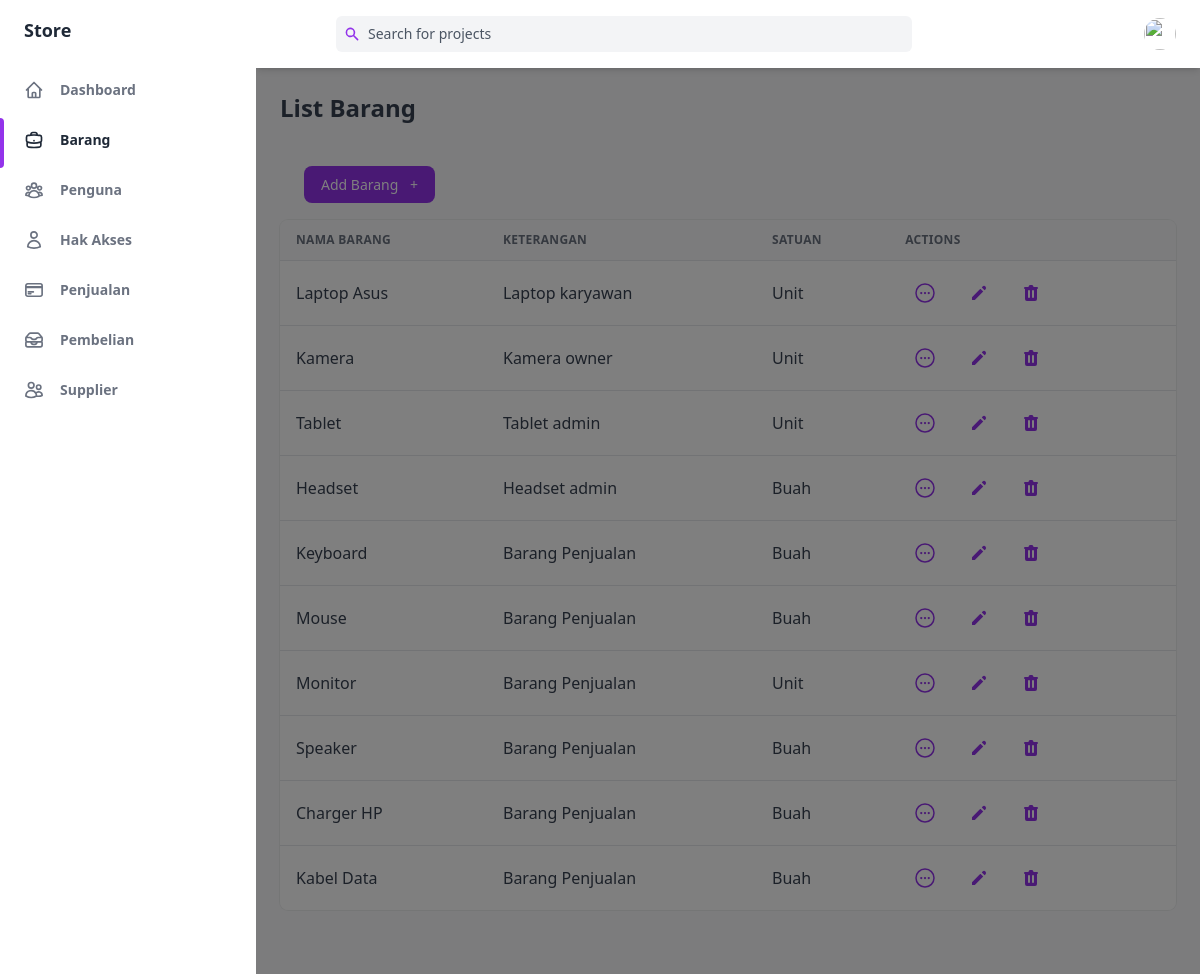
/public/barang, run on the app's committed database.
### tables this page shows
CREATE TABLE `Barang` (
  `IdBarang` int(50) NOT NULL,
  `NamaBarang` varchar(250) NOT NULL,
  `Keterangan` varchar(250) NOT NULL,
  `Satuan` varchar(250) NOT NULL,
  `IdPengguna` int(50) NOT NULL
);

### app/core/Controller.php (called while the page is built, shortened)
<?php
class Controller
{
    public function view($view, $data = [])
    {
        require_once '../app/views/' . $view . '.php';
    }
    public function model($model)
    {
        return new $model;
    }
}

### app/controllers/Barang.php (called while the page is built, shortened)
<?php
class Barang extends Controller
{
    public function index()
    {
        $data['judul'] = 'List Barang';
        $data['barang'] = $this->model('barang_model')->getAllBarang();
        $this->view('templates/header', $data);
        $this->view('barang/index', $data);
        $this->view('templates/footer');
    }
}

### app/core/App.php (called while the page is built, shortened)
<?php
class App
{
   protected $method = 'index';
   protected $params = [];
   public function __construct()
   {
      $this->controller = new $this->controller;
      call_user_func_array([$this->controller, $this->method], $this->params);
   }
}

### public/index.php (called while the page is built, shortened)
<?php
$app = new App;

### app/core/Database.php (called while the page is built, shortened)
<?php
class Database
{
    private $host = DB_HOST;
    private $user = DB_USER;
    private $pass = DB_PASS;
    private $db_name = DB_NAME;
    private $dbh;
    private $stmt;
    public function __construct()
    {
        $dsn = 'mysql:host=' . $this->host . ';dbname=' . $this->db_name;
        $option = [
            PDO::ATTR_PERSISTENT => true,
            PDO::ATTR_ERRMODE => PDO::ERRMODE_EXCEPTION
        ];
        try {
            $this->dbh = new PDO($dsn, $this->user, $this->pass, $option);
        } catch (PDOException $error) {
            die($error->getMessage());
        }
    }
    public function query($query)
    {
        $this->stmt = $this->dbh->prepare($query);
    }
    public function execute()
    {
        $this->stmt->execute();
    }
    public function resultSet()
    {
        $this->execute();
        return $this->stmt->fetchAll(PDO::FETCH_ASSOC);
    }
}

### app/models/barang_model.php (called while the page is built, shortened)
<?php
class barang_model
{
    private $table = 'Barang';
    private $db;
    public function __construct()
    {
        $this->db = new Database;
    }
    public function getAllBarang()
    {
        $this->db->query('SELECT * FROM ' . $this->table);
        return $this->db->resultSet();
    }
}

### app/views/barang/index.php (the view, shortened to what this page needs)
<div class="flex h-screen bg-gray-50 dark:bg-gray-900" :class="{ 'overflow-hidden': isSideMenuOpen}">
    <aside class="z-20 flex-shrink-0 hidden w-64 overflow-y-auto bg-white dark:bg-gray-800 md:block">
        <div class="py-4 text-gray-500 dark:text-gray-400">
            <a class="ml-6 text-lg font-bold text-gray-800 dark:text-gray-200" href="#">
                Store
            </a>
            <ul class="mt-6">
                <li class="relative px-6 py-3">
                    <a class="inline-flex items-center w-full text-sm font-semibold transition-colors duration-150 hover:text-gray-800 dark:hover:text-gray-200" href="<?= ROUTE_URL ?>/home">
                        <span class="ml-4">Dashboard</span>
                    </a>
                </li>
            </ul>
            <ul>
                <li class="relative px-6 py-3">
                    <span class="absolute inset-y-0 left-0 w-1 bg-purple-600 rounded-tr-lg rounded-br-lg"></span>
                    <a class="inline-flex items-center w-full text-sm font-semibold transition-colors duration-150 text-gray-800 dark:text-gray-100 hover:text-gray-800 dark:hover:text-gray-200" href="<?= ROUTE_URL ?>/barang">
                        <span class="ml-4">Barang</span>
                    </a>
                </li>
                <li class="relative px-6 py-3">
                    <a class="inline-flex items-center w-full text-sm font-semibold transition-colors duration-150 hover:text-gray-800 dark:hover:text-gray-200" href="<?= ROUTE_URL ?>/pengguna">
                        <span class="ml-4">Penguna</span>
                    </a>
                </li>
                <li class="relative px-6 py-3">
                    <a class="inline-flex items-center w-full text-sm font-semibold transition-colors duration-150 hover:text-gray-800 dark:hover:text-gray-200" href="<?= ROUTE_URL ?>/role">
                        <span class="ml-4">Hak Akses</span>
                    </a>
                </li>
                <li class="relative px-6 py-3">
                    <a class="inline-flex items-center w-full text-sm font-semibold transition-colors duration-150 hover:text-gray-800 dark:hover:text-gray-200" href="<?= ROUTE_URL ?>/penjualan">
                        <span class="ml-4">Penjualan</span>
                    </a>
                </li>
                <li class="relative px-6 py-3">
                    <a class="inline-flex items-center w-full text-sm font-semibold transition-colors duration-150 hover:text-gray-800 dark:hover:text-gray-200" href="<?= ROUTE_URL ?>/pembelian">
                        <span class="ml-4">Pembelian</span>
                    </a>
                </li>
                <li class="relative px-6 py-3">
                    <a class="inline-flex items-center w-full text-sm font-semibold transition-colors duration-150 hover:text-gray-800 dark:hover:text-gray-200" href="<?= ROUTE_URL ?>/supplier">
                        <span class="ml-4">Supplier</span>
                    </a>
                </li>
            </ul>
        </div>
    </aside>
    <div x-show="isSideMenuOpen" x-transition:enter="transition ease-in-out duration-150" x-transition:enter-start="opacity-0" x-transition:enter-end="opacity-100" x-transition:leave="transition ease-in-out duration-150" x-transition:leave-start="opacity-100" x-transition:leave-end="opacity-0" class="fixed inset-0 z-10 flex items-end bg-black bg-opacity-50 sm:items-center sm:justify-center"></div>
    <div class="flex flex-col flex-1 w-full">
        <header class="z-10 py-4 bg-white shadow-md dark:bg-gray-800">
            <div class="container flex items-center justify-between h-full px-6 mx-auto text-purple-600 dark:text-purple-300">
                <div class="flex justify-center flex-1 lg:mr-32">
                    <div class="relative w-full max-w-xl mr-6 focus-within:text-purple-500">
                        <div class="absolute inset-y-0 flex items-center pl-2">
                            <svg class="w-4 h-4" aria-hidden="true" fill="currentColor" viewBox="0 0 20 20">
                                <path fill-rule="evenodd" d="M8 4a4 4 0 100 8 4 4 0 000-8zM2 8a6 6 0 1110.89 3.476l4.817 4.817a1 1 0 01-1.414 1.414l-4.816-4.816A6 6 0 012 8z" clip-rule="evenodd"></path>
                            </svg>
                        </div>
                        <input class="w-full pl-8 pr-2 text-sm text-gray-700 placeholder-gray-600 bg-gray-100 border-0 rounded-md dark:placeholder-gray-500 dark:focus:shadow-outline-gray dark:focus:placeholder-gray-600 dark:bg-gray-700 dark:text-gray-200 focus:placeholder-gray-500 focus:bg-white focus:border-purple-300 focus:outline-none focus:shadow-outline-purple form-input" type="text" placeholder="Search for projects" aria-label="Search" />
                    </div>
                </div>
                <ul class="flex items-center flex-shrink-0 space-x-6">
                    <li class="relative">
                        <button class="align-middle rounded-full focus:shadow-outline-purple focus:outline-none" @click="toggleProfileMenu" @keydown.escape="closeProfileMenu" aria-label="Account" aria-haspopup="true">
                            <img class="object-cover w-8 h-8 rounded-full" src="https://images.unsplash.com/photo-1502378735452-bc7d86632805?ixlib=rb-0.3.5&q=80&fm=jpg&crop=entropy&cs=tinysrgb&w=200&fit=max&s=aa3a807e1bbdfd4364d1f449eaa96d82" alt="" aria-hidden="true" />
                        </button>
                    </li>
                </ul>
            </div>
        </header>
        <main class="h-full pb-16 overflow-y-auto">
            <div class="container grid px-6 mx-auto">
                <h2 class="my-6 text-2xl font-semibold text-gray-700 dark:text-gray-200">
                    List Barang
                </h2>
                <div class="px-6 my-6">
                    <a href="<?= ROUTE_URL ?>/barang/create" class="items-center justify-between px-4 py-2 text-sm font-medium leading-5 text-white transition-colors duration-150 bg-purple-600 border border-transparent rounded-lg active:bg-purple-600 hover:bg-purple-700 focus:outline-none focus:shadow-outline-purple">
                        Add Barang
                        <span class="ml-2" aria-hidden="true">+</span>
                    </a>
                </div>
                <div class="w-full overflow-hidden rounded-lg shadow-xs">
                    <div class="w-full overflow-x-auto">
                        <table class="w-full whitespace-no-wrap">
                            <thead>
                                <tr class="text-xs font-semibold tracking-wide text-left text-gray-500 uppercase border-b dark:border-gray-700 bg-gray-50 dark:text-gray-400 dark:bg-gray-800">
                                    <th class="px-4 py-3">Nama Barang</th>
                                    <th class="px-4 py-3">Keterangan</th>
                                    <th class="px-4 py-3">Satuan</th>
                                    <th class="px-4 py-3">Actions</th>
                                </tr>
                            </thead>
                            <tbody class="bg-white divide-y dark:divide-gray-700 dark:bg-gray-800">
                                <?php foreach ($data['barang'] as $barang) : ?>
                                    <tr class="text-gray-700 dark:text-gray-400">
                                        <td class="px-4 py-3"><?= $barang['NamaBarang'] ?></td>
                                        <td class="px-4 py-3"><?= $barang['Keterangan']; ?> </td>
                                        <td class="px-4 py-3"><?= $barang['Satuan']; ?> </td>
                                        <td class="px-4 py-3">
                                            <div class="flex items-center space-x-4 text-sm">
                                                <a href="<?= ROUTE_URL ?>/barang/detail/<?= $barang['IdBarang'] ?>" class="flex items-center justify-between px-2 py-2 text-sm font-medium leading-5 text-purple-600 rounded-lg dark:text-gray-400 hover:text-gray-800 dark:hover:text-gray-200 focus:outline-none focus:shadow-outline-gray" aria-label="Edit">
                                                </a>
                                                <a href="<?= ROUTE_URL ?>/barang/edit/<?= $barang['IdBarang'] ?>" class="flex items-center justify-between px-2 py-2 text-sm font-medium leading-5 text-purple-600 rounded-lg dark:text-gray-400 hover:text-gray-800 dark:hover:text-gray-200 focus:outline-none focus:shadow-outline-gray" aria-label="Edit">
                                                    <svg class="w-5 h-5" aria-hidden="true" fill="currentColor" viewBox="0 0 20 20">
                                                        <path d="M13.586 3.586a2 2 0 112.828 2.828l-.793.793-2.828-2.828.793-.793zM11.379 5.793L3 14.172V17h2.828l8.38-8.379-2.83-2.828z"></path>
                                                    </svg>
                                                </a>
                                                <a href="<?= ROUTE_URL ?>/barang/hapus/<?= $barang['IdBarang'] ?>" class="flex items-center justify-between px-2 py-2 text-sm font-medium leading-5 text-purple-600 rounded-lg dark:text-gray-400 focus:outline-none focus:shadow-outline-gray" aria-label="Delete" onclick="return confirm('Are you sure to delete?')">
                                                </a>
                                            </div>
                                        </td>
                                    </tr>
                                <?php endforeach; ?>
                            </tbody>
                        </table>
                    </div>
                </div>
            </div>
        </main>
    </div>
</div>

### app/views/templates/header.php (shortened to what this page needs)
<!DOCTYPE html>
<html :class="{ 'theme-dark': dark }" x-data="data()" lang="en">
<head>
    <link rel="stylesheet" href="<?= BASEURL; ?>/css/tailwind.output.css" />
    <link rel="stylesheet" href="https://cdnjs.cloudflare.com/ajax/libs/Chart.js/2.9.3/Chart.min.css" />
    <script src="https://cdn.tailwindcss.com"></script>
</head>
<body>

### app/views/templates/footer.php
</body>
</html>

### data on the page
barang: NamaBarang "Laptop Asus", Keterangan "Laptop karyawan", Satuan "Unit"
barang: NamaBarang "Kamera", Keterangan "Kamera owner", Satuan "Unit"
barang: NamaBarang "Tablet", Keterangan "Tablet admin", Satuan "Unit"
barang: NamaBarang "Headset", Keterangan "Headset admin", Satuan "Buah"
barang: NamaBarang "Keyboard", Keterangan "Barang Penjualan", Satuan "Buah"
barang: NamaBarang "Mouse", Keterangan "Barang Penjualan", Satuan "Buah"
barang: NamaBarang "Monitor", Keterangan "Barang Penjualan", Satuan "Unit"
barang: NamaBarang "Speaker", Keterangan "Barang Penjualan", Satuan "Buah"
barang: NamaBarang "Charger HP", Keterangan "Barang Penjualan", Satuan "Buah"
barang: NamaBarang "Kabel Data", Keterangan "Barang Penjualan", Satuan "Buah"
